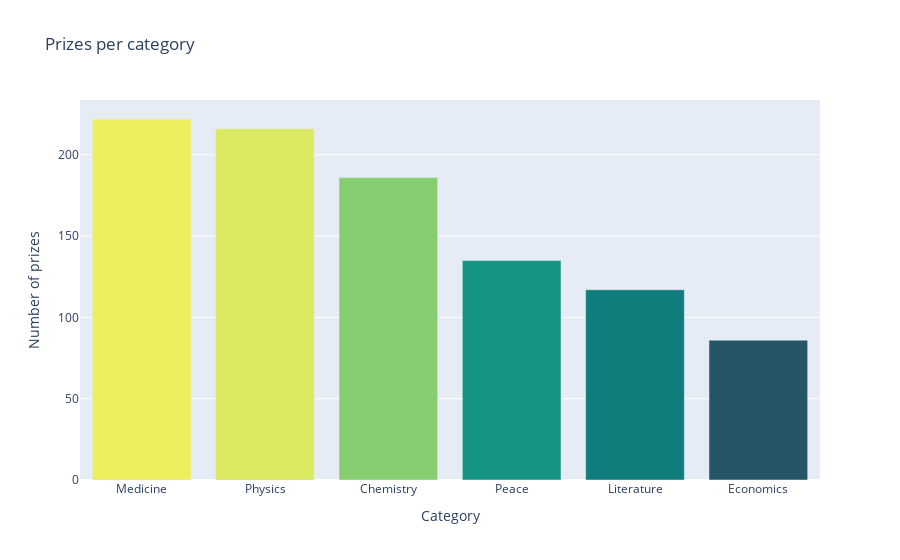

Notebook source saved alongside this figure:
### Code cell
prizes_chart = px.bar(x=prizes_per_category.index, y=prizes_per_category.values, color=prizes_per_category.values, title='Prizes per category', color_continuous_scale='Aggrnyl')

prizes_chart.update_layout(xaxis_title='Category', yaxis_title='Number of prizes', coloraxis_showscale=False)

prizes_chart.show()

### Figure 1 — Plotly figure (JSON) as saved in the notebook; plotly's stock layout.template omitted (floating-point values rounded to 4 significant figures)
{"data": [{"alignmentgroup": "True", "hovertemplate": "x=%{x}<br>y=%{y}<br>color=%{marker.color}<extra></extra>", "legendgroup": "", "marker": {"color": [222, 216, 186, 135, 117, 86], "coloraxis": "coloraxis", "pattern": {"shape": ""}}, "name": "", "offsetgroup": "", "orientation": "v", "showlegend": false, "textposition": "auto", "type": "bar", "x": ["Medicine", "Physics", "Chemistry", "Peace", "Literature", "Economics"], "xaxis": "x", "y": [222, 216, 186, 135, 117, 86], "yaxis": "y"}], "layout": {"barmode": "relative", "coloraxis": {"colorbar": {"title": {"text": "color"}}, "colorscale": [[0, "rgb(36, 86, 104)"], [0.1667, "rgb(15, 114, 121)"], [0.3333, "rgb(13, 143, 129)"], [0.5, "rgb(57, 171, 126)"], [0.6667, "rgb(110, 197, 116)"], [0.8333, "rgb(169, 220, 103)"], [1, "rgb(237, 239, 93)"]], "showscale": false}, "legend": {"tracegroupgap": 0}, "title": {"text": "Prizes per category"}, "xaxis": {"anchor": "y", "domain": [0, 1], "title": {"text": "Category"}}, "yaxis": {"anchor": "x", "domain": [0, 1], "title": {"text": "Number of prizes"}}}}
